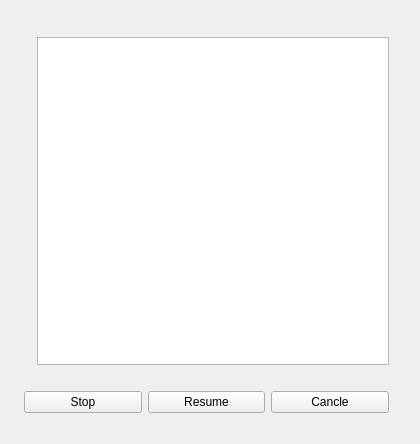
<?xml version="1.0" encoding="UTF-8"?>
<ui version="4.0">
 <class>Form</class>
 <widget class="QWidget" name="Form">
  <property name="geometry">
   <rect>
    <x>0</x>
    <y>0</y>
    <width>420</width>
    <height>444</height>
   </rect>
  </property>
  <property name="windowTitle">
   <string>Form</string>
  </property>
  <layout class="QGridLayout" name="gridLayout_2">
   <item row="0" column="0" rowspan="3" colspan="2">
    <spacer name="verticalSpacer">
     <property name="orientation">
      <enum>Qt::Vertical</enum>
     </property>
     <property name="sizeHint" stdset="0">
      <size>
       <width>20</width>
       <height>429</height>
      </size>
     </property>
    </spacer>
   </item>
   <item row="0" column="2">
    <spacer name="horizontalSpacer_3">
     <property name="orientation">
      <enum>Qt::Horizontal</enum>
     </property>
     <property name="sizeHint" stdset="0">
      <size>
       <width>351</width>
       <height>20</height>
      </size>
     </property>
    </spacer>
   </item>
   <item row="0" column="3" rowspan="3">
    <spacer name="verticalSpacer_2">
     <property name="orientation">
      <enum>Qt::Vertical</enum>
     </property>
     <property name="sizeHint" stdset="0">
      <size>
       <width>20</width>
       <height>429</height>
      </size>
     </property>
    </spacer>
   </item>
   <item row="1" column="2">
    <widget class="QListView" name="listView"/>
   </item>
   <item row="2" column="1" colspan="2">
    <layout class="QGridLayout" name="gridLayout">
     <item row="0" column="0" colspan="3">
      <spacer name="horizontalSpacer">
       <property name="orientation">
        <enum>Qt::Horizontal</enum>
       </property>
       <property name="sizeHint" stdset="0">
        <size>
         <width>328</width>
         <height>20</height>
        </size>
       </property>
      </spacer>
     </item>
     <item row="1" column="0">
      <widget class="QPushButton" name="pushButton">
       <property name="text">
        <string>Stop</string>
       </property>
      </widget>
     </item>
     <item row="1" column="1">
      <widget class="QPushButton" name="pushButton_2">
       <property name="text">
        <string>Resume</string>
       </property>
      </widget>
     </item>
     <item row="1" column="2">
      <widget class="QPushButton" name="pushButton_3">
       <property name="text">
        <string>Cancle</string>
       </property>
      </widget>
     </item>
     <item row="2" column="0" colspan="3">
      <spacer name="horizontalSpacer_4">
       <property name="orientation">
        <enum>Qt::Horizontal</enum>
       </property>
       <property name="sizeHint" stdset="0">
        <size>
         <width>328</width>
         <height>20</height>
        </size>
       </property>
      </spacer>
     </item>
    </layout>
   </item>
  </layout>
 </widget>
 <resources/>
 <connections/>
</ui>
